Frame 1 (no input): blank canvas, image omitted
Frame 60 (no input): blank canvas, image omitted
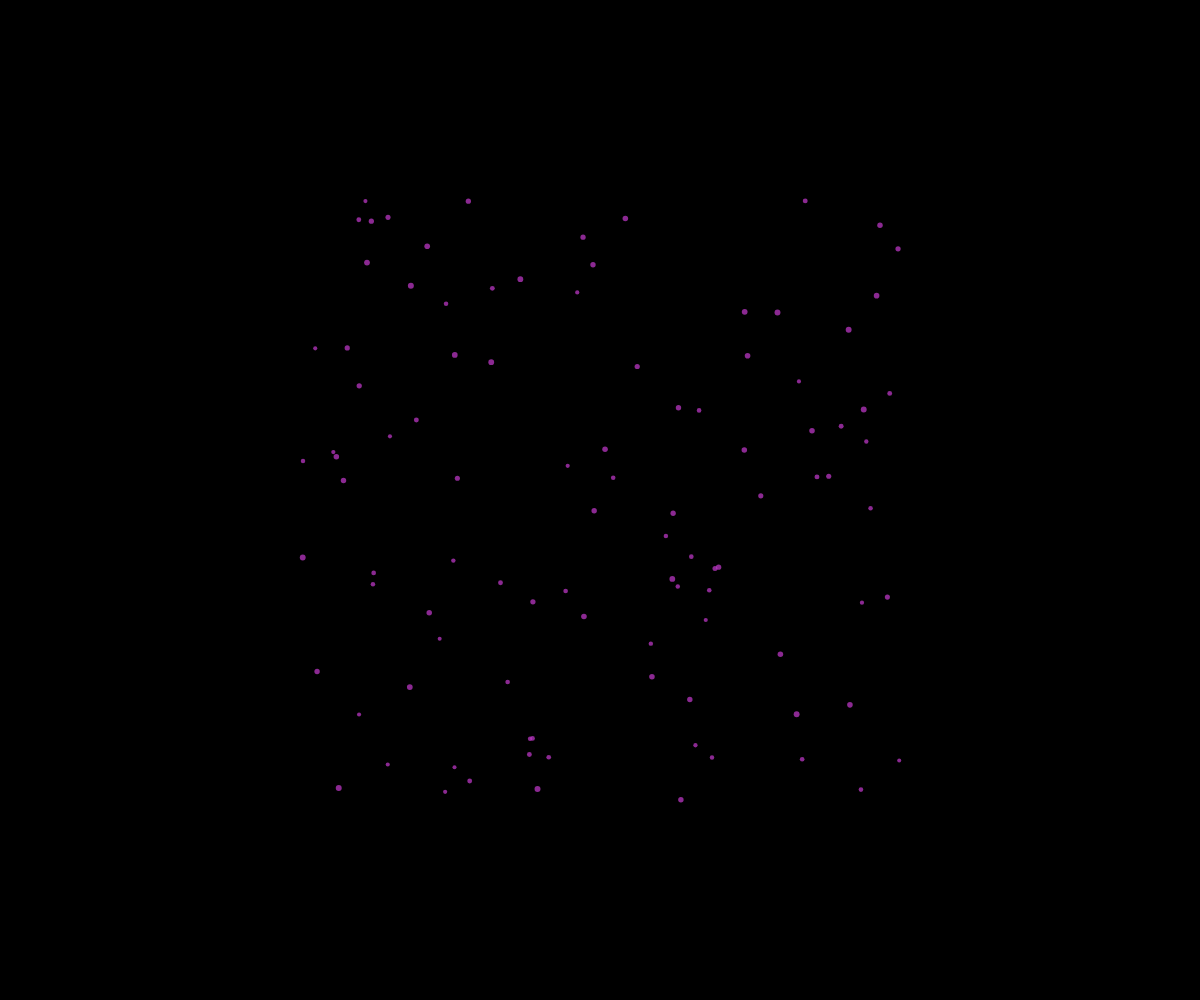
Frame 120 (the mouse pressed at the canvas centre since frame 60)

The p5.js sketch whose frames 1 and 60 were blank and that drew this single picture after the mouse press (run headless with seeded random() and noise() and a simulated clock; from frame 60 on, the mouse is pressed at the canvas centre):

// p5.js sketch
// ── sketch.js
// Fireworks OOP Demo

const PARTICLES_PER_CLICK = 100;

class Particle {
  constructor(x, y, r, g, b) {
    this.x = x;
    this.y = y;
    this.dx = random(-5, 5);
    this.dy = random(-5, 5);
    this.diameter = random(4, 6);
    this.r = r;
    this.g = g;
    this.b = b;
    this.opacity = 255;
  }

  display() {
    noStroke();
    fill(this.r, this.g, this.b, this.opacity);
    circle(this.x, this.y, this.diameter);
  }

  update() {
    this.x += this.dx;
    this.y += this.dy;

    this.opacity--;
  }

  isDead() {
    return this.opacity <= 0;
  }
}

let particles = [];


async function setup() {
  createCanvas(windowWidth, windowHeight);
}

function draw() {
  background("black");

  checkParticleLife();
  displayFirework();
}

function displayFirework() {
  for (let particle of particles) {
    particle.update();
    particle.display();
  }
}

function mousePressed() {
  let r = random(255);
  let g = random(255);
  let b = random(255);

  for (let i = 0; i < PARTICLES_PER_CLICK; i++) {
    let someParticle = new Particle(mouseX, mouseY, r, g, b);

    particles.push(someParticle);
  }
}

function checkParticleLife() {
  for (let particle of particles) {
    if (particle.isDead()) {
      particles.shift();
    }
  }
}
